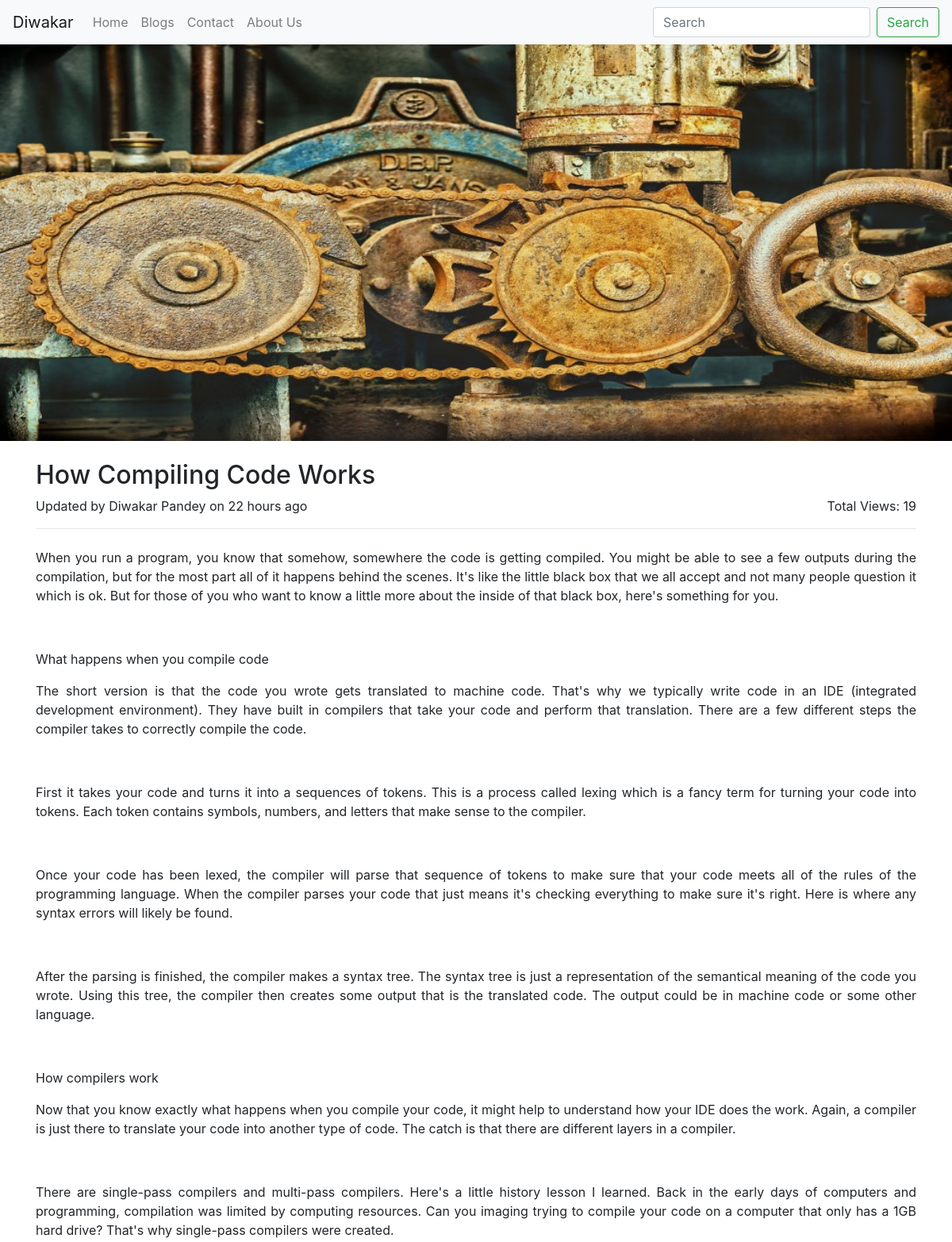
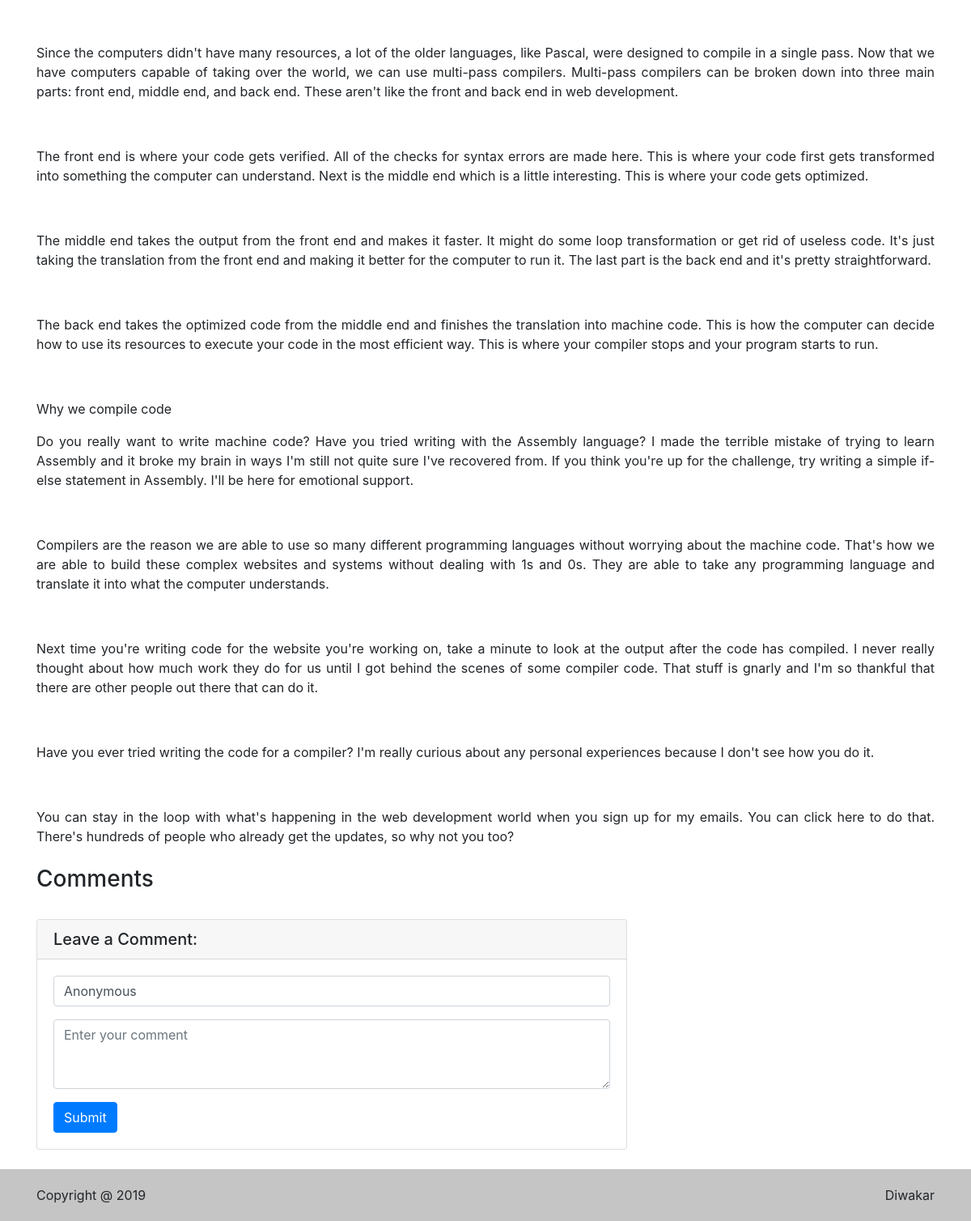
Page /blogs/5 on the committed database (2 pictures, top to bottom).
### blog/models.py (models this page shows, shortened)
class Blog(models.Model):
    title = models.CharField(max_length=100)
    content = HTMLField(default="No content")
    cover_image = models.ImageField(upload_to="blogs", default="static/default_blog.jpg")
    created_date = models.DateTimeField(auto_now_add=True)
    created_by = models.ForeignKey(User, on_delete=models.SET_NULL, null=True)
    total_views = models.IntegerField(default=1)
    class Meta:
        ordering = ["-total_views"]

### blog/views.py (the view, shortened to what this page needs)
# urls.py: path('<int:id>', blog_detail, name="blog_detail"),
def blog_detail(request, id):
    if request.method == 'GET':
        ptv = Blog.objects.get(pk=id)
        ptv.total_views = ptv.total_views + 1
        ptv.save()
    context = {
        'blog': Blog.objects.get(pk=id),
        'comment': Comment.objects.filter(blog=id)
    }
    return render(request, 'blog/blog_detail.html', context)

### blog/templates/blog/blog_detail.html (shortened to what this page needs)
{% extends 'blog/base/base.html' %}
{% load static %}
{% load humanize %}
{% block content %}
<div class="cover-image">
</div>
<div class="container">
    <div class="mt-4 mb-4">
        <h2>{{ blog.title }}</h2>
        <p>
            Updated by {{ blog.created_by.first_name }} {{ blog.created_by.last_name }} on {{ blog.created_date|naturaltime }}
            <span class="float-right">Total Views: {{blog.total_views}}</span>
        </p>
        <hr>
    </div>
    <div class="row">
        <div class="col-md-12">
            <div class="body mb-4">
                {{ blog.content|safe }}
            </div>
        </div>
    </div>
    {% include 'blog/partial/comment.html' %}
</div>
{% endblock %}

### rows in the picture
Blog: title "How Compiling Code Works", created_by.first_name "Diwakar", created_by.last_name "Pandey", created_date "22 hours ago", total_views "19", content "When you run a program, you know that somehow, somewhere the code is getting compiled. You might be able to see a few outputs during the compilation, but for the most part all of it happens behind the scenes. It's like the little black box that we all accept and not many people question it which is ok. But for those of you who want to know a little more about the inside of that black box, here's something for you. What happens when you compile code The short version is that the code you wrote gets translated to machine code. That's why we typically write code in an IDE (integrated development environment). They have built in compilers that take your code and perform that translation. There…"
